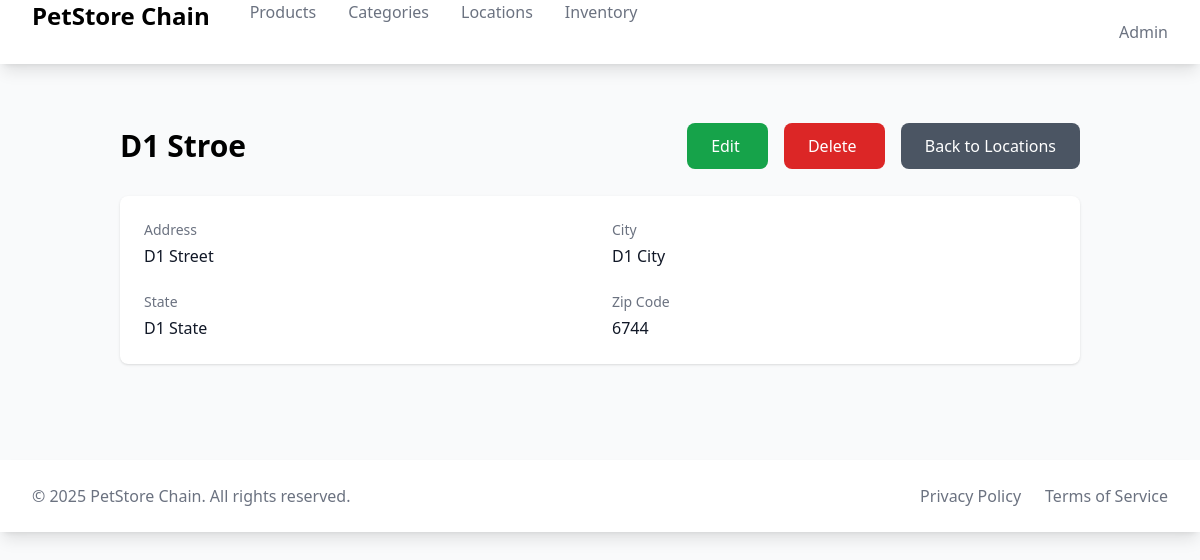
Screenshot of /locations/2/ with the database file from the repository.
### locations/models.py (models this page shows, shortened)
class Location(models.Model):
    name = models.CharField(max_length=100)
    address = models.CharField(max_length=255)
    city = models.CharField(max_length=100)
    state = models.CharField(max_length=50)
    zip_code = models.CharField(max_length=10)
    class Meta:
        ordering = ['name']

### locations/views.py (the view)
# urls.py: path('<int:pk>/', views.LocationDetailView.as_view(), name='detail'),
class LocationDetailView(DetailView):
    model = Location
    template_name = 'locations/location_detail.html'
    context_object_name = 'location'

### locations/templates/locations/location_detail.html
{% extends "base.html" %}
{% block content %}
<div class="container mx-auto px-4 py-8">
    <div class="flex justify-between items-center mb-8">
        <h1 class="text-3xl font-bold">{{ location.name }}</h1>
        <div class="space-x-4">
            <a href="{% url 'locations:update' location.pk %}" class="bg-green-600 text-white px-6 py-3 rounded-lg hover:bg-green-700">
                Edit
            </a>
            <a href="{% url 'locations:delete' location.pk %}" class="bg-red-600 text-white px-6 py-3 rounded-lg hover:bg-red-700">
                Delete
            </a>
                <a href="{% url 'locations:list' %}" class="bg-gray-600 text-white px-6 py-3 rounded-lg hover:bg-gray-700">
                    Back to Locations
                </a>
        </div>
    </div>
    <div class="bg-white shadow rounded-lg p-6">
        <div class="grid grid-cols-1 md:grid-cols-2 gap-6">
            <div>
                <h2 class="text-sm font-medium text-gray-500">Address</h2>
                <p class="mt-1 text-gray-900">{{ location.address }}</p>
            </div>
            <div>
                <h2 class="text-sm font-medium text-gray-500">City</h2>
                <p class="mt-1 text-gray-900">{{ location.city }}</p>
            </div>
            <div>
                <h2 class="text-sm font-medium text-gray-500">State</h2>
                <p class="mt-1 text-gray-900">{{ location.state }}</p>
            </div>
            <div>
                <h2 class="text-sm font-medium text-gray-500">Zip Code</h2>
                <p class="mt-1 text-gray-900">{{ location.zip_code }}</p>
            </div>
        </div>
    </div>
</div>
{% endblock %}

### rows the page displays
Location: name "D1 Stroe", address "D1 Street", city "D1 City", state "D1 State", zip_code "6744"
